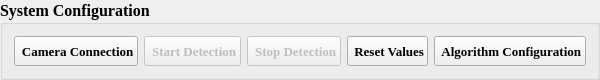
                     <widget class="QGroupBox" name="groupBox">
                      <property name="minimumSize">
                       <size>
                        <width>0</width>
                        <height>0</height>
                       </size>
                      </property>
                      <property name="maximumSize">
                       <size>
                        <width>16777215</width>
                        <height>65</height>
                       </size>
                      </property>
                      <property name="font">
                       <font>
                        <family>Times New Roman</family>
                        <pointsize>12</pointsize>
                        <weight>75</weight>
                        <bold>true</bold>
                       </font>
                      </property>
                      <property name="title">
                       <string>System Configuration</string>
                      </property>
                      <layout class="QHBoxLayout" name="horizontalLayout_18">
                       <item>
                        <widget class="QPushButton" name="camera_connect_btn_5">
                         <property name="minimumSize">
                          <size>
                           <width>0</width>
                           <height>30</height>
                          </size>
                         </property>
                         <property name="maximumSize">
                          <size>
                           <width>16777215</width>
                           <height>16777215</height>
                          </size>
                         </property>
                         <property name="font">
                          <font>
                           <family>Times New Roman</family>
                           <pointsize>10</pointsize>
                           <weight>75</weight>
                           <bold>true</bold>
                          </font>
                         </property>
                         <property name="cursor">
                          <cursorShape>PointingHandCursor</cursorShape>
                         </property>
                         <property name="styleSheet">
                          <string notr="true">QPushButton{
	border-right: 8px solid red;
}</string>
                         </property>
                         <property name="text">
                          <string> Camera Connection</string>
                         </property>
                         <property name="icon">
                          <iconset>
                           <normaloff>D:/Pellet_grading_new/Icons/power-button.png</normaloff>D:/Pellet_grading_new/Icons/power-button.png</iconset>
                         </property>
                         <property name="iconSize">
                          <size>
                           <width>25</width>
                           <height>25</height>
                          </size>
                         </property>
                         <property name="checkable">
                          <bool>false</bool>
                         </property>
                        </widget>
                       </item>
                       <item>
                        <widget class="QPushButton" name="start_capturing_btn_5">
                         <property name="enabled">
                          <bool>false</bool>
                         </property>
                         <property name="minimumSize">
                          <size>
                           <width>0</width>
                           <height>30</height>
                          </size>
                         </property>
                         <property name="maximumSize">
                          <size>
                           <width>16777215</width>
                           <height>16777215</height>
                          </size>
                         </property>
                         <property name="font">
                          <font>
                           <family>Times New Roman</family>
                           <pointsize>10</pointsize>
                           <weight>75</weight>
                           <bold>true</bold>
                          </font>
                         </property>
                         <property name="cursor">
                          <cursorShape>PointingHandCursor</cursorShape>
                         </property>
                         <property name="styleSheet">
                          <string notr="true"/>
                         </property>
                         <property name="text">
                          <string> Start Detection</string>
                         </property>
                         <property name="icon">
                          <iconset>
                           <normaloff>D:/Ure_detection/icons/play-button_org.png</normaloff>D:/Ure_detection/icons/play-button_org.png</iconset>
                         </property>
                         <property name="iconSize">
                          <size>
                           <width>25</width>
                           <height>25</height>
                          </size>
                         </property>
                        </widget>
                       </item>
                       <item>
                        <widget class="QPushButton" name="stop_capturing_btn_5">
                         <property name="enabled">
                          <bool>false</bool>
                         </property>
                         <property name="minimumSize">
                          <size>
                           <width>0</width>
                           <height>30</height>
                          </size>
                         </property>
                         <property name="maximumSize">
                          <size>
                           <width>16777215</width>
                           <height>16777215</height>
                          </size>
                         </property>
                         <property name="font">
                          <font>
                           <family>Times New Roman</family>
                           <pointsize>10</pointsize>
                           <weight>75</weight>
                           <bold>true</bold>
                          </font>
                         </property>
                         <property name="cursor">
                          <cursorShape>PointingHandCursor</cursorShape>
                         </property>
                         <property name="styleSheet">
                          <string notr="true"/>
                         </property>
                         <property name="text">
                          <string> Stop Detection</string>
                         </property>
                         <property name="icon">
                          <iconset>
                           <normaloff>D:/Ure_detection/icons/music-stop-icon-org.png</normaloff>D:/Ure_detection/icons/music-stop-icon-org.png</iconset>
                         </property>
                         <property name="iconSize">
                          <size>
                           <width>25</width>
                           <height>25</height>
                          </size>
                         </property>
                        </widget>
                       </item>
                       <item>
                        <widget class="QPushButton" name="reset_capturing_btn_5">
                         <property name="minimumSize">
                          <size>
                           <width>0</width>
                           <height>30</height>
                          </size>
                         </property>
                         <property name="maximumSize">
                          <size>
                           <width>16777215</width>
                           <height>16777215</height>
                          </size>
                         </property>
                         <property name="font">
                          <font>
                           <family>Times New Roman</family>
                           <pointsize>10</pointsize>
                           <weight>75</weight>
                           <bold>true</bold>
                          </font>
                         </property>
                         <property name="cursor">
                          <cursorShape>PointingHandCursor</cursorShape>
                         </property>
                         <property name="text">
                          <string> Reset Values</string>
                         </property>
                         <property name="icon">
                          <iconset>
                           <normaloff>D:/Pellet_grading_new/Icons/reset.png</normaloff>D:/Pellet_grading_new/Icons/reset.png</iconset>
                         </property>
                         <property name="iconSize">
                          <size>
                           <width>25</width>
                           <height>25</height>
                          </size>
                         </property>
                        </widget>
                       </item>
                       <item>
                        <widget class="QPushButton" name="algo_configs_btn_5">
                         <property name="enabled">
                          <bool>true</bool>
                         </property>
                         <property name="minimumSize">
                          <size>
                           <width>0</width>
                           <height>30</height>
                          </size>
                         </property>
                         <property name="maximumSize">
                          <size>
                           <width>16777215</width>
                           <height>16777215</height>
                          </size>
                         </property>
                         <property name="font">
                          <font>
                           <family>Times New Roman</family>
                           <pointsize>10</pointsize>
                           <weight>75</weight>
                           <italic>false</italic>
                           <bold>true</bold>
                           <underline>false</underline>
                          </font>
                         </property>
                         <property name="cursor">
                          <cursorShape>PointingHandCursor</cursorShape>
                         </property>
                         <property name="styleSheet">
                          <string notr="true"/>
                         </property>
                         <property name="text">
                          <string> Algorithm Configuration</string>
                         </property>
                         <property name="icon">
                          <iconset>
                           <normaloff>D:/Ure_detection/icons/calib_org.png</normaloff>D:/Ure_detection/icons/calib_org.png</iconset>
                         </property>
                         <property name="iconSize">
                          <size>
                           <width>25</width>
                           <height>25</height>
                          </size>
                         </property>
                         <property name="autoRepeatInterval">
                          <number>100</number>
                         </property>
                        </widget>
                       </item>
                      </layout>
                     </widget>
